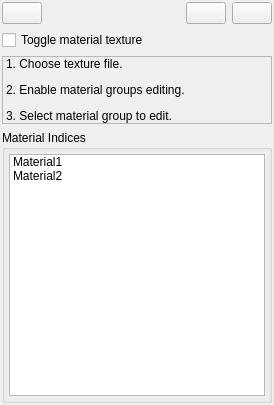
<?xml version="1.0" encoding="UTF-8"?>
<ui version="4.0">
 <class>FormMaterialIndicesManager</class>
 <widget class="QWidget" name="FormMaterialIndicesManager">
  <property name="geometry">
   <rect>
    <x>0</x>
    <y>0</y>
    <width>274</width>
    <height>405</height>
   </rect>
  </property>
  <property name="sizePolicy">
   <sizepolicy hsizetype="Minimum" vsizetype="Preferred">
    <horstretch>0</horstretch>
    <verstretch>0</verstretch>
   </sizepolicy>
  </property>
  <property name="windowTitle">
   <string>Form</string>
  </property>
  <layout class="QVBoxLayout" name="verticalLayout_2">
   <property name="sizeConstraint">
    <enum>QLayout::SetMaximumSize</enum>
   </property>
   <property name="leftMargin">
    <number>2</number>
   </property>
   <property name="topMargin">
    <number>2</number>
   </property>
   <property name="rightMargin">
    <number>2</number>
   </property>
   <property name="bottomMargin">
    <number>2</number>
   </property>
   <item>
    <layout class="QHBoxLayout" name="horizontalLayout">
     <item>
      <widget class="QPushButton" name="pushButtonOpenMaterialImage">
       <property name="maximumSize">
        <size>
         <width>50</width>
         <height>16777215</height>
        </size>
       </property>
       <property name="toolTip">
        <string>Open new image (Ctrl+O)</string>
       </property>
       <property name="statusTip">
        <string>Open new image (Ctrl+O)</string>
       </property>
       <property name="text">
        <string/>
       </property>
       <property name="icon">
        <iconset resource="resources.qrc">
         <normaloff>:/resources/actions/save.png</normaloff>:/resources/actions/save.png</iconset>
       </property>
       <property name="iconSize">
        <size>
         <width>32</width>
         <height>32</height>
        </size>
       </property>
       <property name="shortcut">
        <string>Ctrl+O</string>
       </property>
      </widget>
     </item>
     <item>
      <spacer name="horizontalSpacer">
       <property name="orientation">
        <enum>Qt::Horizontal</enum>
       </property>
       <property name="sizeHint" stdset="0">
        <size>
         <width>40</width>
         <height>20</height>
        </size>
       </property>
      </spacer>
     </item>
     <item>
      <widget class="QPushButton" name="pushButtonCopyToClipboard">
       <property name="text">
        <string/>
       </property>
       <property name="icon">
        <iconset resource="resources.qrc">
         <normaloff>:/resources/actions/copyToCB.png</normaloff>:/resources/actions/copyToCB.png</iconset>
       </property>
       <property name="iconSize">
        <size>
         <width>32</width>
         <height>32</height>
        </size>
       </property>
      </widget>
     </item>
     <item>
      <widget class="QPushButton" name="pushButtonPasteFromClipboard">
       <property name="text">
        <string/>
       </property>
       <property name="icon">
        <iconset resource="resources.qrc">
         <normaloff>:/resources/actions/pasteFromCB.png</normaloff>:/resources/actions/pasteFromCB.png</iconset>
       </property>
       <property name="iconSize">
        <size>
         <width>32</width>
         <height>32</height>
        </size>
       </property>
      </widget>
     </item>
    </layout>
   </item>
   <item>
    <widget class="QCheckBox" name="checkBoxDisableMaterials">
     <property name="text">
      <string>Toggle material texture</string>
     </property>
    </widget>
   </item>
   <item>
    <widget class="QLabel" name="labelInfo">
     <property name="sizePolicy">
      <sizepolicy hsizetype="Minimum" vsizetype="Minimum">
       <horstretch>0</horstretch>
       <verstretch>0</verstretch>
      </sizepolicy>
     </property>
     <property name="frameShape">
      <enum>QFrame::StyledPanel</enum>
     </property>
     <property name="text">
      <string>&lt;html&gt;&lt;head/&gt;&lt;body&gt;&lt;p&gt;1. Choose texture file.&lt;/p&gt;&lt;p&gt;2. Enable material groups editing.&lt;/p&gt;&lt;p&gt;3. Select material group to edit.&lt;/p&gt;&lt;/body&gt;&lt;/html&gt;</string>
     </property>
    </widget>
   </item>
   <item>
    <widget class="QGroupBox" name="groupBox">
     <property name="sizePolicy">
      <sizepolicy hsizetype="MinimumExpanding" vsizetype="Preferred">
       <horstretch>0</horstretch>
       <verstretch>0</verstretch>
      </sizepolicy>
     </property>
     <property name="maximumSize">
      <size>
       <width>10000</width>
       <height>16777215</height>
      </size>
     </property>
     <property name="title">
      <string>Material Indices</string>
     </property>
     <layout class="QVBoxLayout" name="verticalLayout">
      <property name="spacing">
       <number>3</number>
      </property>
      <property name="leftMargin">
       <number>2</number>
      </property>
      <property name="topMargin">
       <number>2</number>
      </property>
      <property name="rightMargin">
       <number>2</number>
      </property>
      <property name="bottomMargin">
       <number>2</number>
      </property>
      <item>
       <widget class="QScrollArea" name="scrollArea">
        <property name="sizePolicy">
         <sizepolicy hsizetype="Minimum" vsizetype="Expanding">
          <horstretch>0</horstretch>
          <verstretch>0</verstretch>
         </sizepolicy>
        </property>
        <property name="maximumSize">
         <size>
          <width>2000</width>
          <height>16777215</height>
         </size>
        </property>
        <property name="frameShape">
         <enum>QFrame::NoFrame</enum>
        </property>
        <property name="frameShadow">
         <enum>QFrame::Plain</enum>
        </property>
        <property name="horizontalScrollBarPolicy">
         <enum>Qt::ScrollBarAlwaysOff</enum>
        </property>
        <property name="widgetResizable">
         <bool>true</bool>
        </property>
        <property name="alignment">
         <set>Qt::AlignCenter</set>
        </property>
        <widget class="QWidget" name="scrollAreaWidgetContents">
         <property name="geometry">
          <rect>
           <x>0</x>
           <y>0</y>
           <width>260</width>
           <height>213</height>
          </rect>
         </property>
         <layout class="QVBoxLayout" name="verticalLayout_3">
          <property name="spacing">
           <number>3</number>
          </property>
          <property name="leftMargin">
           <number>2</number>
          </property>
          <property name="topMargin">
           <number>2</number>
          </property>
          <property name="rightMargin">
           <number>2</number>
          </property>
          <property name="bottomMargin">
           <number>2</number>
          </property>
          <item>
           <widget class="QListWidget" name="listWidgetMaterialIndices">
            <property name="sizePolicy">
             <sizepolicy hsizetype="Minimum" vsizetype="Expanding">
              <horstretch>0</horstretch>
              <verstretch>0</verstretch>
             </sizepolicy>
            </property>
            <property name="minimumSize">
             <size>
              <width>0</width>
              <height>0</height>
             </size>
            </property>
            <property name="maximumSize">
             <size>
              <width>2000</width>
              <height>16777215</height>
             </size>
            </property>
            <property name="horizontalScrollBarPolicy">
             <enum>Qt::ScrollBarAlwaysOff</enum>
            </property>
            <property name="viewMode">
             <enum>QListView::ListMode</enum>
            </property>
            <property name="batchSize">
             <number>80</number>
            </property>
            <property name="sortingEnabled">
             <bool>false</bool>
            </property>
            <item>
             <property name="text">
              <string>Material1</string>
             </property>
            </item>
            <item>
             <property name="text">
              <string>Material2</string>
             </property>
            </item>
           </widget>
          </item>
         </layout>
        </widget>
       </widget>
      </item>
     </layout>
    </widget>
   </item>
  </layout>
 </widget>
 <resources>
  <include location="resources.qrc"/>
 </resources>
 <connections>
  <connection>
   <sender>checkBoxDisableMaterials</sender>
   <signal>toggled(bool)</signal>
   <receiver>groupBox</receiver>
   <slot>setEnabled(bool)</slot>
   <hints>
    <hint type="sourcelabel">
     <x>62</x>
     <y>70</y>
    </hint>
    <hint type="destinationlabel">
     <x>72</x>
     <y>204</y>
    </hint>
   </hints>
  </connection>
 </connections>
</ui>
